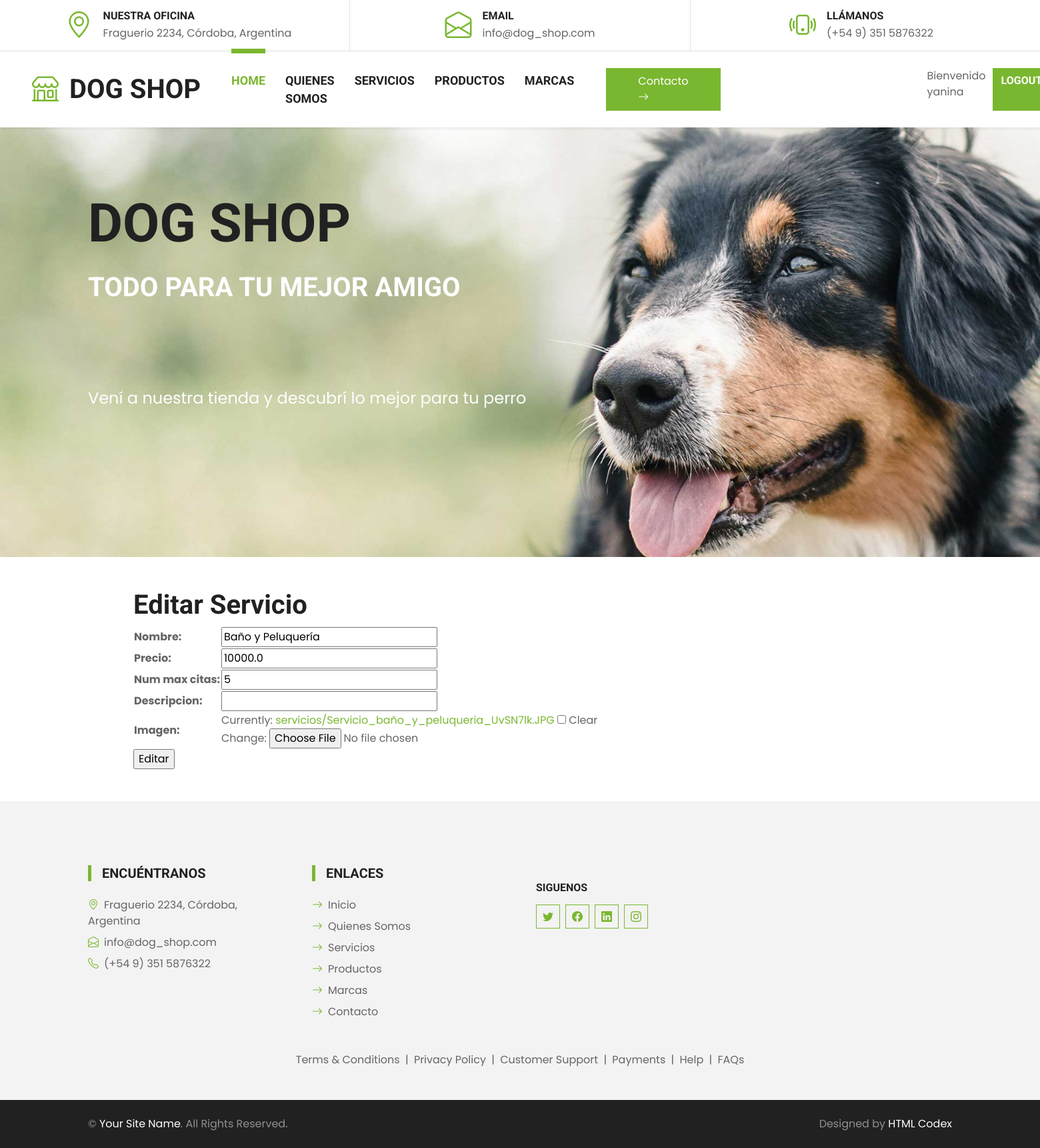
/dog_shop/editarServicio/1/ (signed in), run on the app's committed database.
### dog_shop/models.py (models this page shows, shortened)
class Servicio(models.Model):
    nombre = models.CharField(max_length=50)
    precio = models.FloatField()
    num_max_citas = models.IntegerField()
    descripcion = models.CharField(max_length=1000)
    imagen = models.ImageField(upload_to= 'servicios', null =True, blank=True)

### dog_shop/views.py (the view)
# urls.py: path('editarServicio/<int:id>/', editarServicio, name= "EditarServicio"),
@staff_member_required
def editarServicio(request, id):
    servicio = Servicio.objects.get(id=id)
    if request.method == "POST":
            miFormulario = ServicioFormulario(request.POST, request.FILES)
            if miFormulario.is_valid():
                data = miFormulario.cleaned_data
                servicio.nombre = data["nombre"]
                servicio.precio = data["precio"]
                servicio.num_max_citas = data["num_max_citas"]
                servicio.imagen = data["imagen"]
                servicio.save()
                return HttpResponseRedirect('/dog_shop/')
            else:
                return render(request, "inicio.html", {'mensaje': 'Formulario invalido'})
    else:
        miFormulario = ServicioFormulario(initial ={
            'nombre': servicio.nombre,
            'precio': servicio.precio,
            'num_max_citas': servicio.num_max_citas,
            'imagen': servicio.imagen
        })
        return render(request, "editarFormularioServicio.html", {"miFormulario": miFormulario, "id": servicio.id})

### dog_shop/forms.py
class ServicioFormulario(forms.ModelForm):
    class Meta:
        model = Servicio
        fields = ('__all__')

### dog_shop/Templates/editarFormularioServicio.html (shortened to what this page needs)
{% extends 'base.html' %}
{% load static %}
{% block contenido_que_cambia %}
<div style="margin-left: 200px;">
    <h1>Editar Servicio</h1>
</div>
<div style="margin-left: 200px;">
    <form action="{% url 'EditarServicio' id %}" method = "POST" enctype="multipart/form-data">{% csrf_token %}
        <table>
            {{miFormulario.as_table}}
        </table>
        <input type="submit", value="Editar">
    </form>
</div>
{% endblock contenido_que_cambia %}

### dog_shop/Templates/base.html (shortened to what this page needs)
<!DOCTYPE html>
<html lang="en">
<head>
    {% load static %}
    <link href="https://cdn.jsdelivr.net/npm/bootstrap-icons@1.4.1/font/bootstrap-icons.css" rel="stylesheet">
    <link href="{% static 'lib/flaticon/font/flaticon.css' %}" rel="stylesheet">
    <link href="{% static 'lib/owlcarousel/assets/owl.carousel.min.css' %}" rel="stylesheet">
    <link href="{% static 'css/bootstrap.min.css' %}" rel="stylesheet">
    <link href="{% static 'css/style.css' %}" rel="stylesheet">
</head>
<body>
    <div class="container-fluid border-bottom d-none d-lg-block">
        <div class="row gx-0">
            <div class="col-lg-4 text-center py-2">
                <div class="d-inline-flex align-items-center">
                    <i class="bi bi-geo-alt fs-1 text-primary me-3"></i>
                    <div class="text-start">
                        <h6 class="text-uppercase mb-1">Nuestra Oficina</h6>
                        <span>Fraguerio 2234, Córdoba, Argentina</span>
                    </div>
                </div>
            </div>
            <div class="col-lg-4 text-center border-start border-end py-2">
                <div class="d-inline-flex align-items-center">
                    <i class="bi bi-envelope-open fs-1 text-primary me-3"></i>
                    <div class="text-start">
                        <h6 class="text-uppercase mb-1">Email</h6>
                        <span>info@dog_shop.com</span>
                    </div>
                </div>
            </div>
            <div class="col-lg-4 text-center py-2">
                <div class="d-inline-flex align-items-center">
                    <i class="bi bi-phone-vibrate fs-1 text-primary me-3"></i>
                    <div class="text-start">
                        <h6 class="text-uppercase mb-1">Llámanos</h6>
                        <span>(+54 9) 351 5876322</span>
                    </div>
                </div>
            </div>
        </div>
    </div>
    <nav class="navbar navbar-expand-lg bg-white navbar-light shadow-sm py-3 py-lg-0 px-3 px-lg-0">
        <a href="index.html" class="navbar-brand ms-lg-5">
            <h1 class="m-0 text-uppercase text-dark"><i class="bi bi-shop fs-1 text-primary me-3"></i>Dog Shop</h1>
        </a>
        <div class="collapse navbar-collapse" id="navbarCollapse">
            <div class="navbar-nav ms-auto py-0">
                <a href="{% url 'Inicio' %}" class="nav-item nav-link active">Home</a>
                <a href="{% url 'Quienes_somos' %}" class="nav-item nav-link">Quienes somos</a>
                <a href="{% url 'ListaServicio' %}" class="nav-item nav-link">Servicios</a>
                <a href="{% url 'ListaProducto' %}" class="nav-item nav-link">Productos</a>
                <a href="{% url 'ListaMarcas' %}" class="nav-item nav-link">Marcas</a>
                </div>
                <div style="padding-right: 100px">
                    <a href="{% url 'CrearContacto' %}" class="nav-item nav-link nav-contact bg-primary text-white px-5 ms-lg-5">Contacto <i class="bi bi-arrow-right"></i></a>
                </div>
                <div style="display: flex; column-gap: 10px; padding-right: 10px; padding-left: 10px;" >
                {% if user.is_authenticated %}
                    <div style = "margin-left: 200px;">
                        <p >Bienvenido {{user.username}}</p>
                    </div>
                    <a class= "btn btn-primary" href="{% url 'Logout' %}">LOGOUT</a>
                {% else %}
                    <a class= "btn btn-primary" href="{% url 'Login' %}">LOGIN</a>
                {% endif %}
                </div>
        </div>
    </nav>
    <div class="container-fluid bg-primary py-5 mb-5 hero-header">
        <div  class="container py-5">
            <div style="padding-bottom: 100px;" class="row justify-content-start">
                <div class="col-lg-8 text-center text-lg-start">
                    <h1 class="display-1 text-uppercase text-dark mb-lg-4">DOG SHOP</h1>
                    <h1 class="text-uppercase text-white mb-lg-4">Todo para tu mejor amigo</h1>
                    <p style="padding-top: 100px;" class="fs-4 text-white mb-lg-4">Vení a nuestra tienda y descubrí lo mejor para tu perro</p>
                </div>
            </div>
        </div>
    </div>
    {% block contenido_que_cambia %}
    {% endblock contenido_que_cambia %}
    <div class="container-fluid bg-light mt-5 py-5">
        <div class="container pt-5">
            <div class="row g-5">
                <div class="col-lg-3 col-md-6">
                    <h5 class="text-uppercase border-start border-5 border-primary ps-3 mb-4">Encuéntranos</h5>
                    <p class="mb-2"><i class="bi bi-geo-alt text-primary me-2"></i>Fraguerio 2234, Córdoba, Argentina</p>
                    <p class="mb-2"><i class="bi bi-envelope-open text-primary me-2"></i>info@dog_shop.com</p>
                    <p class="mb-0"><i class="bi bi-telephone text-primary me-2"></i>(+54 9) 351 5876322</p>
                </div>
                <div class="col-lg-3 col-md-6">
                    <h5 class="text-uppercase border-start border-5 border-primary ps-3 mb-4">Enlaces</h5>
                    <div class="d-flex flex-column justify-content-start">
                        <a class="text-body mb-2" href="{% url 'Inicio' %}"><i class="bi bi-arrow-right text-primary me-2"></i>Inicio</a>
                        <a class="text-body mb-2" href="{% url 'Quienes_somos' %}"><i class="bi bi-arrow-right text-primary me-2"></i>Quienes Somos</a>
                        <a class="text-body mb-2" href="{% url 'ListaServicio' %}"><i class="bi bi-arrow-right text-primary me-2"></i>Servicios</a>
                        <a class="text-body mb-2" href="{% url 'ListaProducto' %}"><i class="bi bi-arrow-right text-primary me-2"></i>Productos</a>
                        <a class="text-body mb-2" href="{% url 'ListaMarcas' %}"><i class="bi bi-arrow-right text-primary me-2"></i>Marcas</a>
                        <a class="text-body" href="{% url 'CrearContacto' %}"><i class="bi bi-arrow-right text-primary me-2"></i>Contacto</a>
                    </div>
                </div>
                <div class="col-lg-3 col-md-6">
                <h6 class="text-uppercase mt-4 mb-3">Siguenos</h6>
                <div class="d-flex">
                    <a class="btn btn-outline-primary btn-square me-2" href="#"><i class="bi bi-twitter"></i></a>
                    <a class="btn btn-outline-primary btn-square me-2" href="#"><i class="bi bi-facebook"></i></a>
                    <a class="btn btn-outline-primary btn-square me-2" href="#"><i class="bi bi-linkedin"></i></a>
                    <a class="btn btn-outline-primary btn-square" href="#"><i class="bi bi-instagram"></i></a>
                </div>
                </div>
                <div class="col-12 text-center text-body">
                    <a class="text-body" href="">Terms & Conditions</a>
                    <span class="mx-1">|</span>
                    <a class="text-body" href="">Privacy Policy</a>
                    <span class="mx-1">|</span>
                    <a class="text-body" href="">Customer Support</a>
                    <span class="mx-1">|</span>
                    <a class="text-body" href="">Payments</a>
                    <span class="mx-1">|</span>
                    <a class="text-body" href="">Help</a>
                    <span class="mx-1">|</span>
                    <a class="text-body" href="">FAQs</a>
                </div>
            </div>
        </div>
    </div>
    <div class="container-fluid bg-dark text-white-50 py-4">
        <div class="container">
            <div class="row g-5">
                <div class="col-md-6 text-center text-md-start">
                    <p class="mb-md-0">&copy; <a class="text-white" href="#">Your Site Name</a>. All Rights Reserved.</p>
                </div>
                <div class="col-md-6 text-center text-md-end">
                    <p class="mb-0">Designed by <a class="text-white" href="https://htmlcodex.com">HTML Codex</a></p>
                </div>
            </div>
        </div>
    </div>
</body>
</html>

### dog_shop/static/css/style.css (style rules this page uses)
:root { --primary: #7AB730; --secondary: #FFD33C; --light: #F3F3F3; --dark: #212121; }
.btn { font-family: 'Roboto', sans-serif; text-transform: uppercase; font-weight: 700; transition: .5s; }
.btn-primary { color: #FFFFFF; }
.btn-square { width: 36px; height: 36px; }
.btn-square, .btn-sm-square, .btn-lg-square { padding-left: 0; padding-right: 0; text-align: center; }
.navbar-light .navbar-nav .nav-link { font-family: 'Roboto', sans-serif; position: relative; margin-left: 30px; padding: 30px 0; font-size: 18px; font-weight: 700; text-transform: uppercase; color: var(--dark); outline: none; transition: .5s; }
.navbar-light .navbar-nav .nav-link:hover, .navbar-light .navbar-nav .nav-link.active { color: var(--primary); }
@media (min-width: 992px) { .navbar-light .navbar-nav .nav-link::before { position: absolute; content: ""; width: 0; height: 7px; top: -4px; left: 50%; background: var(--primary); transition: .5s; } }
@media (min-width: 992px) { .navbar-light .navbar-nav .nav-link:hover::before, .navbar-light .navbar-nav .nav-link.active::before { width: 100%; left: 0; } }
.hero-header { background: url(../img/hero.jpg) top right no-repeat; background-size: cover; }

### data on the page
Servicio: nombre "Baño y Peluquería", precio "10000.0", num_max_citas "5"

### other printed values
{{ user.username }} "yanina"
